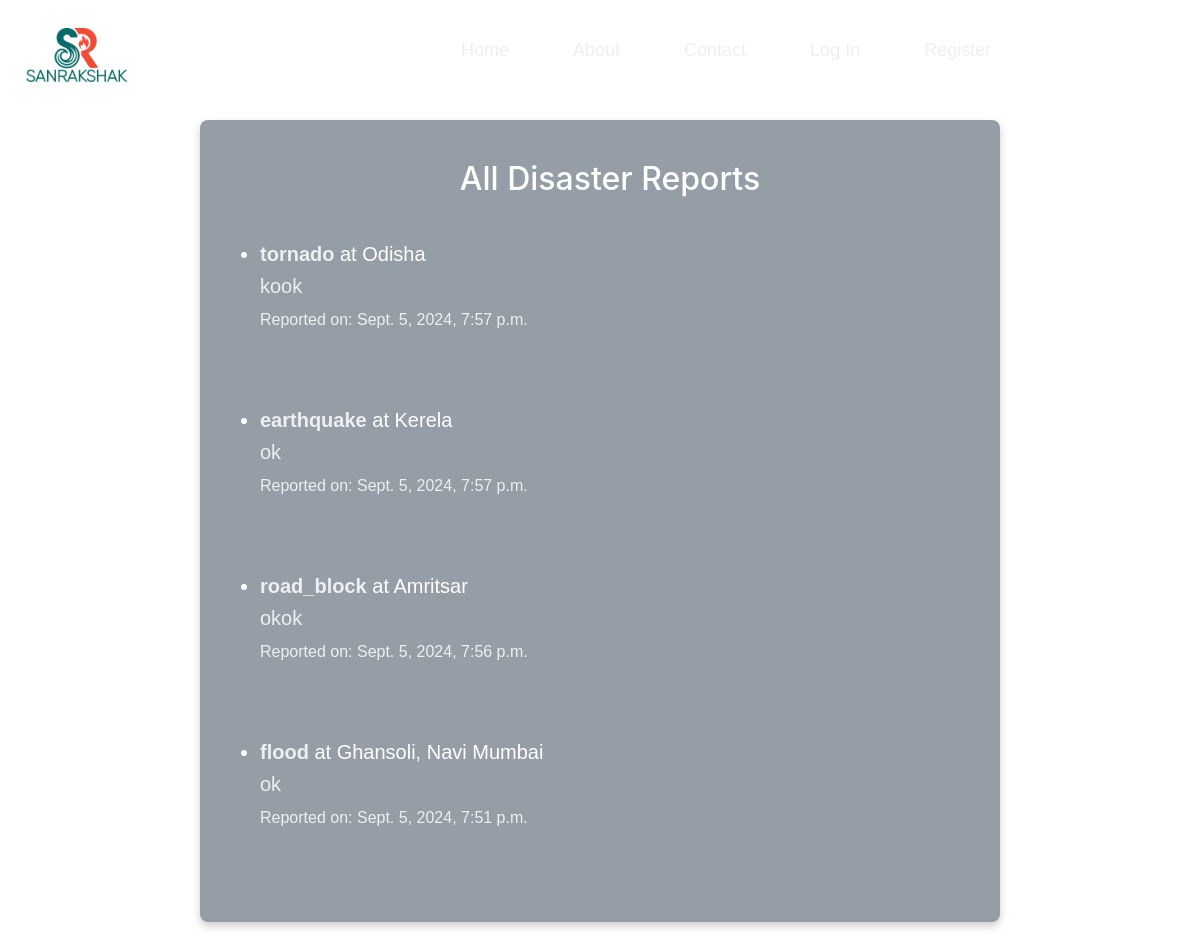
The page /reports/ on the database as committed earlier.
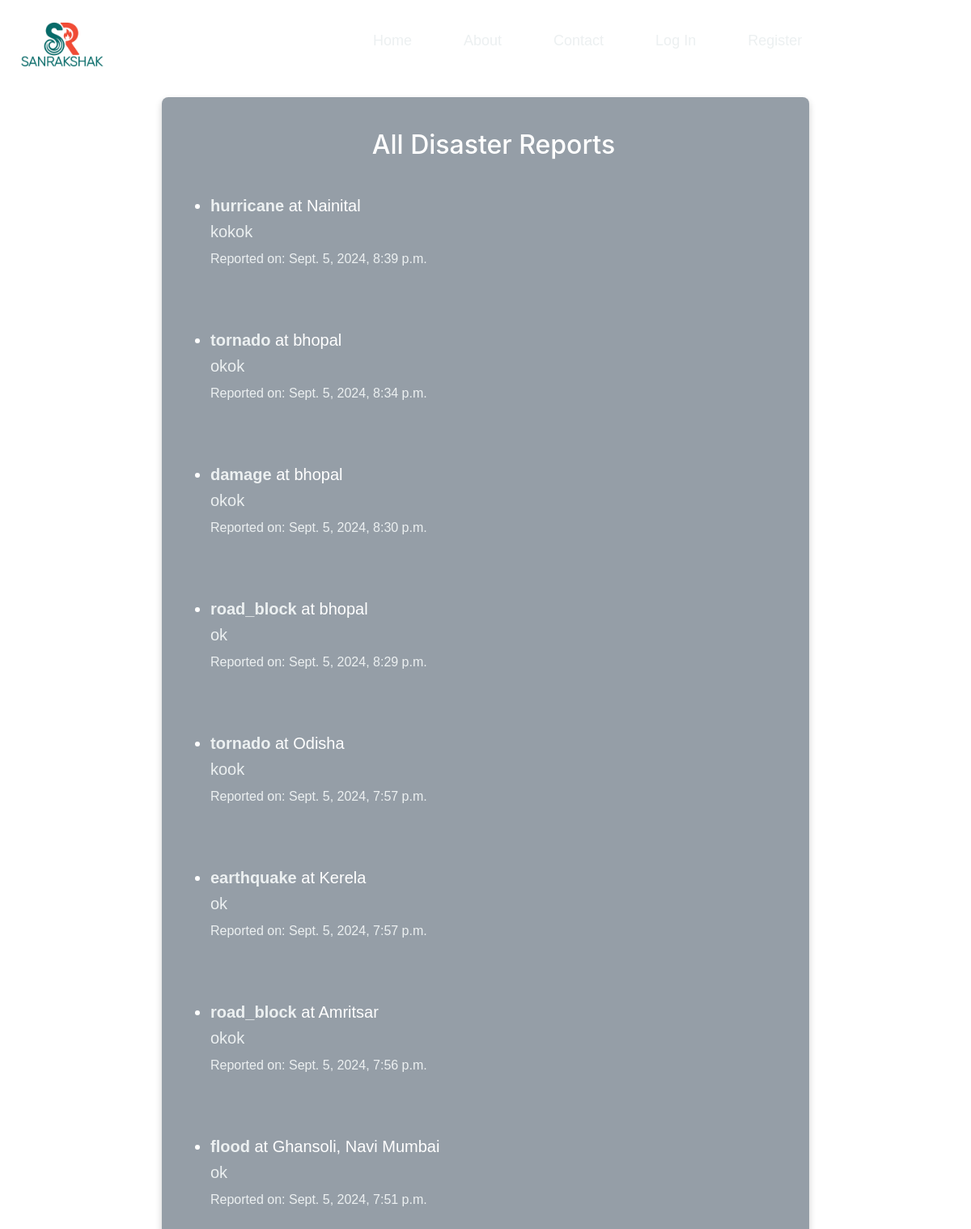
The same page on the database as committed later.
### Dmanage/models.py (models this page shows, shortened)
class Disaster_report(models.Model):
    Disaster_choices = [
        ('flood', 'Flood'),
        ('road_block', 'Road Blockage'),
        ('damage', 'Damage'),
        ('earthquake', 'Earthquake'),
        ('wildfire', 'Wildfire'),
        ('tornado','Tornado'),
        ('hurricane','Hurricane'),
        ('industrial_accident','Industrial Accident'),
        ('landslide','Landslide'),
        ('other','Other')
    ]
    disaster_type = models.CharField(max_length=50, choices=Disaster_choices)
    location = models.CharField(max_length=255)
    description = models.TextField()
    image = models.ImageField(upload_to='report_images/', blank=True, null=True)
    reported_at = models.DateTimeField(auto_now_add=True)
    latitude = models.FloatField()  # New field for latitudea
    longitude = models.FloatField()  # New field for longitude

### Dmanage/views.py (the view)
# urls.py: path('reports/', views.report_list_view, name="report_list"),
def report_list_view(request):
    reports = Disaster_report.objects.all().order_by('-reported_at')
    return render(request, 'Dmanage/report_list.html', {'reports': reports})

### Dmanage/templates/Dmanage/report_list.html (shortened to what this page needs)
{% extends "Dmanage/layout.html" %}
{% block body %}
<!DOCTYPE html>
<html lang="en">
<head>
</head>
<body>
    <div class="containerforreportlist">
    <h1 class="headinginreport">All Disaster Reports</h1>
    <ul class="listinreport">
        {% for report in reports %}
            <li class="listinsidereport"><div class="listinsidereportinner">
                <strong>{{ report.disaster_type }}</strong> at {{ report.location }}
                <p>{{ report.description }}
                    <br>
                <small>Reported on: {{ report.reported_at }}</small>
                </p>
            </div></li>
        {% endfor %}
    </ul>
   </div>
</body>
</html>
{% endblock %}

### Dmanage/templates/Dmanage/layout.html (shortened to what this page needs)
{% load static %}
<!DOCTYPE html>
<html lang="en">
    <head>
        <link rel="stylesheet" href="https://stackpath.bootstrapcdn.com/bootstrap/4.4.1/css/bootstrap.min.css">
        <link href="{% static 'auctions/styles.css' %}" rel="stylesheet">
    </head>
    <body>
<div class="allitems">
    <div class="logo"></div>
    <div class="navbar">
        <div class="nav-item">
            <a class="nav-link" href="{% url 'index'%}">Home</a>
           </div>
           <div class="nav-item">
            <a class="nav-link" href="{% url 'about'%}">About</a>
           </div>
           <div class="nav-item">
            <a class="nav-link" href="{% url 'contact'%}">Contact</a>
           </div>
        {% if user.is_authenticated %}
            <div class="nav-item">
                <a class="nav-link" href="{% url 'logout' %}">Log out</a>
            </div>
        {% else %}
            <div class="nav-item">
                <a class="nav-link" href="{% url 'login' %}">Log In</a>
            </div>
            <div class="nav-item">
                <a class="nav-link" href="{% url 'register' %}">Register</a>
            </div>
        {% endif %}
    </div>
</div>
{% block body %}
{% endblock %}
    </body>
</html>

### Dmanage/static/auctions/styles.css (style rules this page uses)
body { background-image: url(background\ image\ page\ 1.jpg); background-size: cover; padding: 0; margin: 0; }
.allitems { display: flex; }
.navbar { color: white; height: 100px; display: flex; justify-content: center; align-items: center; }
.nav-link { color: white; font-weight: 200; font-size: 18px; margin-right: 2rem; transition: 0.5s ease-out; font-family:'Gill Sans', 'Gill Sans MT', Calibri, 'Trebuchet MS', sans-serif; }
.logo { margin-left: 2%; margin-right: 25%; background-image: url(logopage1.png); background-size: cover; height: 100px; width: 105px;; }
.headinginreport { margin-top: 20px; margin-left: 20px; color: white; }
.listinreport { margin-top: 40px; color: white; font-family:'Gill Sans', 'Gill Sans MT', Calibri, 'Trebuchet MS', sans-serif; font-size: 20px; }
.listinsidereport { list-style-type: disc; text-align: left; margin-bottom: 70px; }
.containerforreportlist { text-align: center; background-color: rgba(44, 62, 80, 0.5); border-radius: 8px; padding: 20px; margin: 20px auto; max-width: 800px; box-shadow: 0 4px 8px rgba(0, 0, 0, 0.2) }
h1, h2, h4 { color: #ecf0f1; }
h1 { font-size: 2em; margin-bottom: 20px; }
li { margin-bottom: 8px; line-height: 1.6; }
li strong { color: #ecf0f1; }
h1 { color: #ecf0f1; margin-bottom: 20px; }
p { line-height: 1.6; color: #ecf0f1; margin-bottom: 15px; }
.nav-link { color: #ecf0f1; text-decoration: none; }

Rows that differ between the two databases and show on the page:
added Disaster_report: disaster_type "hurricane", location "Nainital", description "kokok", reported_at "Sept. 5, 2024, 8:39 p.m."
added Disaster_report: disaster_type "tornado", location "bhopal", description "okok", reported_at "Sept. 5, 2024, 8:34 p.m."
added Disaster_report: disaster_type "damage", location "bhopal", description "okok", reported_at "Sept. 5, 2024, 8:30 p.m."
added Disaster_report: disaster_type "road_block", location "bhopal", description "ok", reported_at "Sept. 5, 2024, 8:29 p.m."
